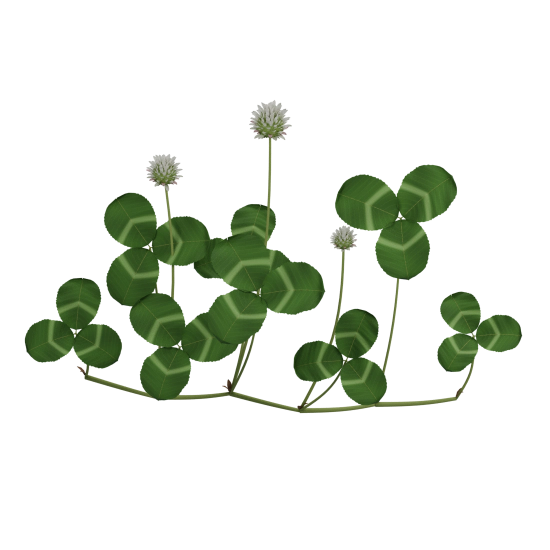
#> input picture scenes/meadow/white-clover/images/cover.webp, 1100 x 1100 px, given in place of cover.png, which was not available (shown at 1/2 size)
$ python package_images.py
#> lines starting #> are read from the running program, lines starting #| are printed output that depends on the picture
from PIL import Image,ImageDraw,ImageFont
from pathlib import Path
p=Path(__file__).resolve().parent
for name in ['cover','side','rear','top','export-check']:
 f=p/'images'/f'{name}.png'
 if f.exists():Image.open(f).save(f.with_suffix('.webp'),quality=94,method=4)
ref=Image.open(p/'images/reference-concept.png').convert('RGB')
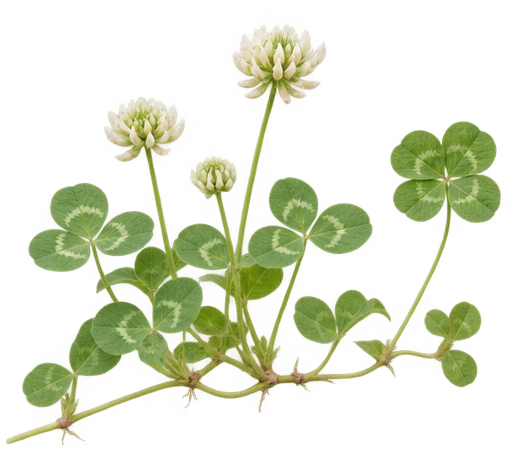
#> input picture scenes/meadow/white-clover/images/reference-concept.png, 515 x 465 px
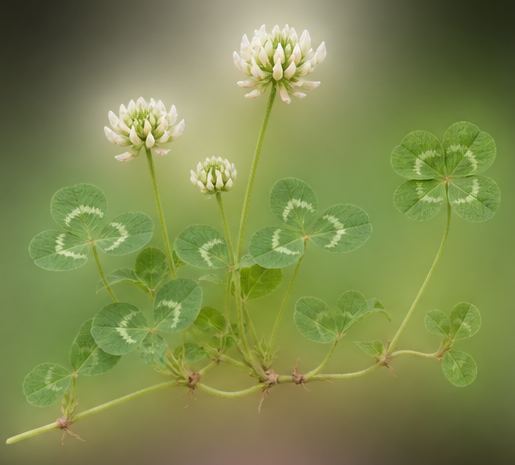
#> ref: PIL image 515x465 RGB; mean R, G, B 126.6, 137.4, 79.5
render=Image.open(p/'images/cover.png').convert('RGBA');box=render.getchannel('A').getbbox();render=render.crop(box)
#> after `render = render.crop(box)`:
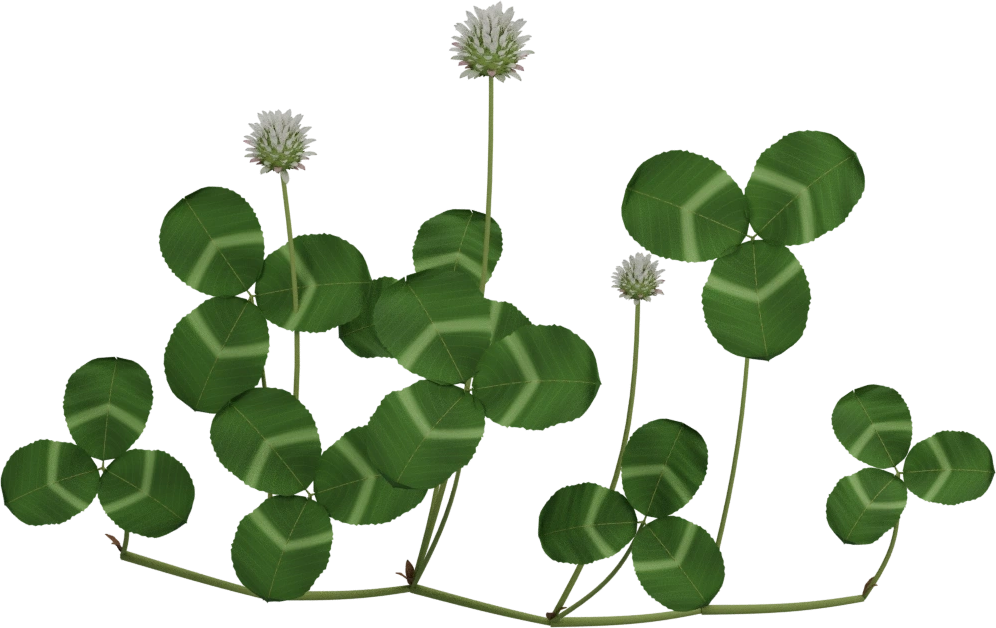
#> render: PIL image 996x628 RGBA; mean R, G, B, A 28.1, 38.6, 20.3, 80.8; transparent parts drawn white
canvas=Image.new('RGB',(1200,690),(226,230,220));d=ImageDraw.Draw(canvas)
#> after `canvas = Image.new('RGB', (1200, 690), (226, 230, 220))`:
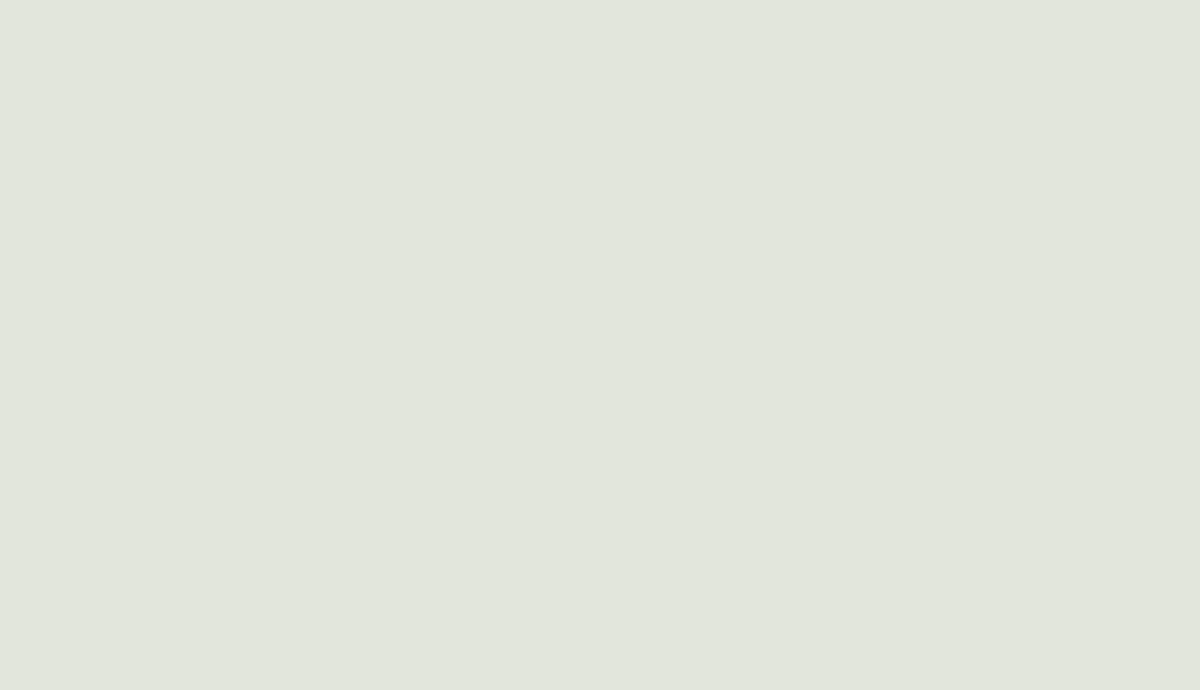
#> canvas: PIL image 1200x690 RGB; mean R, G, B 226, 230, 220
font=ImageFont.truetype('/usr/share/fonts/truetype/dejavu/DejaVuSans.ttf',19)
d.text((28,20),'APPROVED GENERATED CONCEPT',font=font,fill=(45,56,38));d.text((626,20),'ACTUAL 3D MODEL / REFERENCE VIEW',font=font,fill=(45,56,38))
for i,im in enumerate([ref,render]):
 im.thumbnail((540,555),Image.Resampling.LANCZOS);x=30+i*600+(540-im.width)//2;y=70+(555-im.height)//2
 canvas.paste(im,(x,y),im if im.mode=='RGBA' else None)
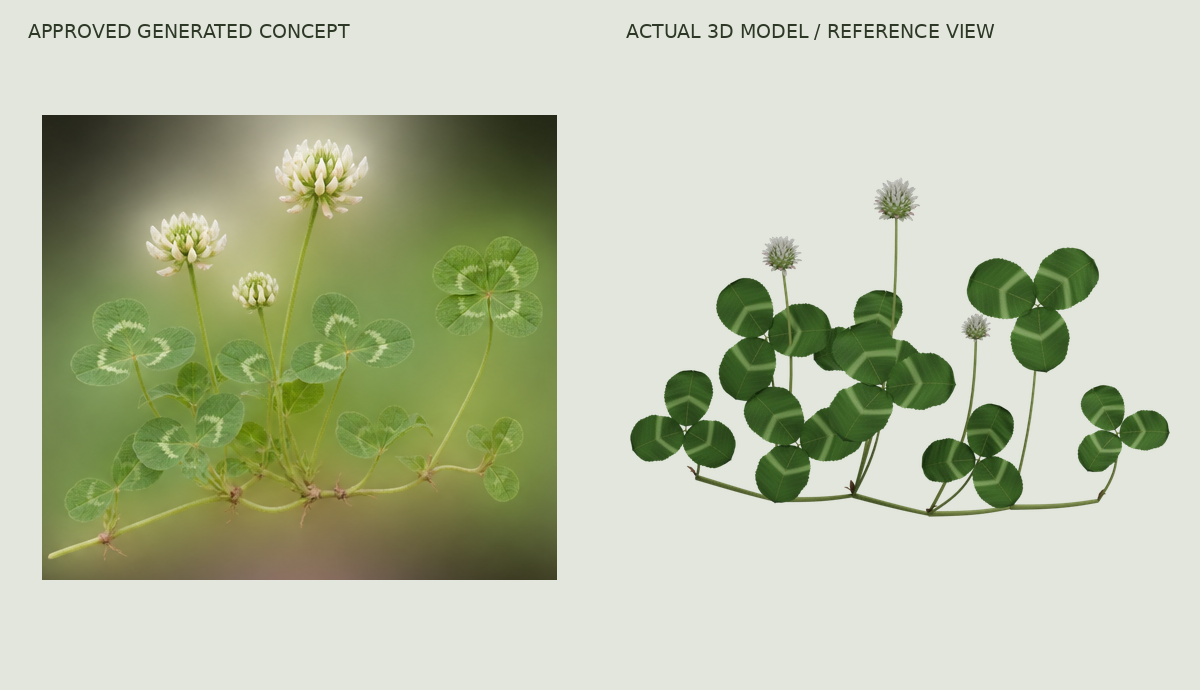
#> canvas: PIL image 1200x690 RGB; mean R, G, B 185.4, 193.3, 166.3
d.text((28,650),'Original concept crop; anatomy and concealed surfaces inferred. No photo scan.',font=font,fill=(45,56,38))
canvas.save(p/'images/comparison.webp',quality=94)
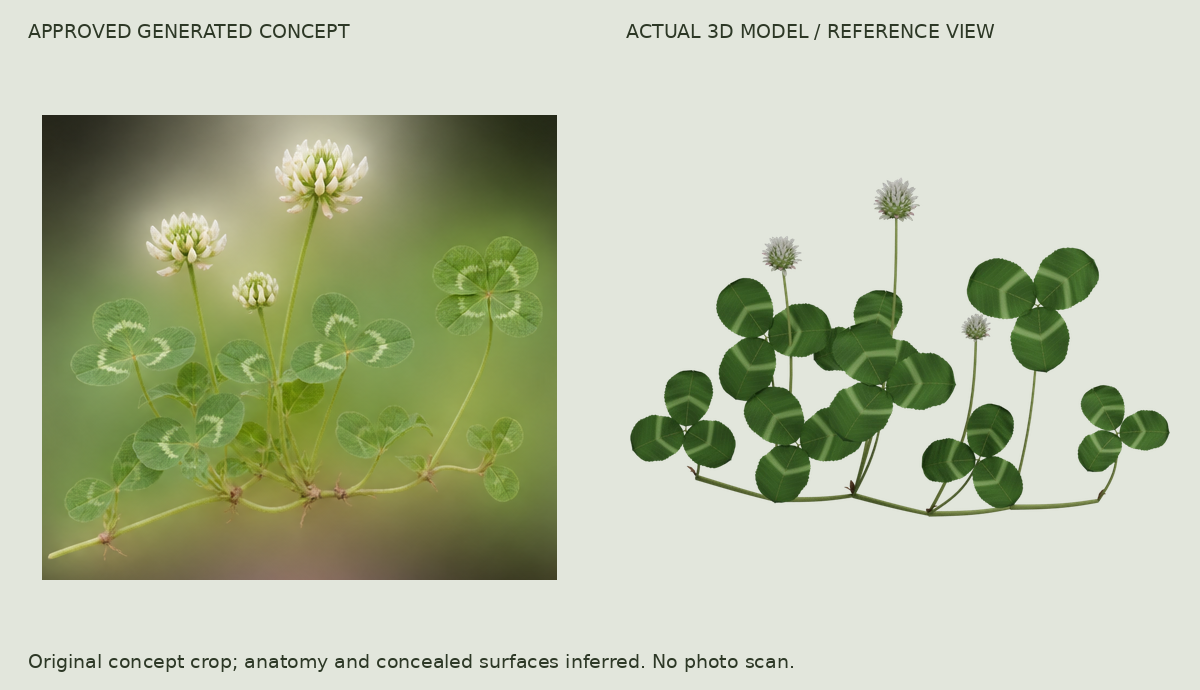
#> saved as comparison.webp: PIL image 1200x690 RGB; mean R, G, B 184.8, 192.7, 165.7
